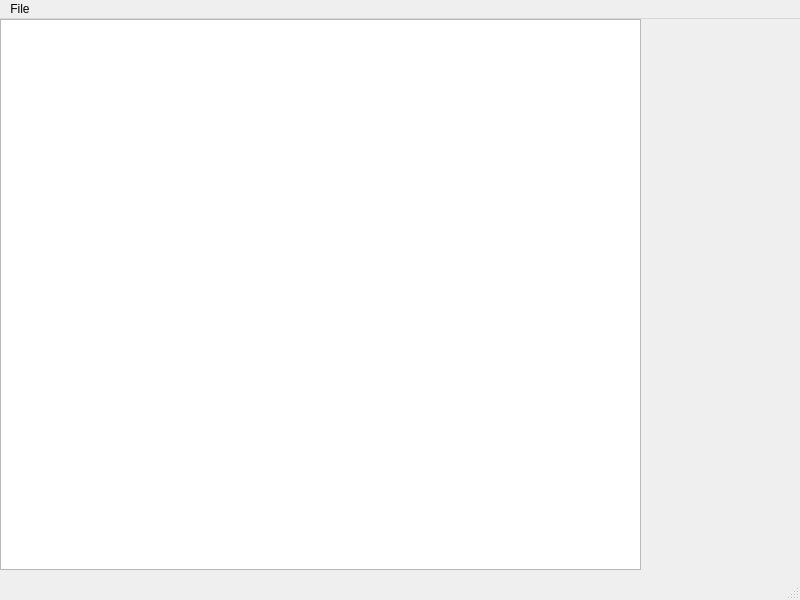
<?xml version="1.0" encoding="UTF-8"?>
<ui version="4.0">
 <class>MainWindow</class>
 <widget class="QMainWindow" name="MainWindow">
  <property name="geometry">
   <rect>
    <x>0</x>
    <y>0</y>
    <width>800</width>
    <height>600</height>
   </rect>
  </property>
  <property name="windowTitle">
   <string>MainWindow</string>
  </property>
  <widget class="QWidget" name="centralwidget">
   <widget class="QTextEdit" name="textEdit">
    <property name="geometry">
     <rect>
      <x>0</x>
      <y>0</y>
      <width>641</width>
      <height>551</height>
     </rect>
    </property>
   </widget>
  </widget>
  <widget class="QMenuBar" name="menubar">
   <property name="geometry">
    <rect>
     <x>0</x>
     <y>0</y>
     <width>800</width>
     <height>22</height>
    </rect>
   </property>
   <widget class="QMenu" name="menuFile">
    <property name="title">
     <string>File</string>
    </property>
    <addaction name="actionOpen"/>
    <addaction name="actionSave"/>
   </widget>
   <addaction name="menuFile"/>
  </widget>
  <widget class="QStatusBar" name="statusbar"/>
  <action name="actionOpen">
   <property name="text">
    <string>Open</string>
   </property>
   <property name="shortcut">
    <string>Ctrl+O</string>
   </property>
  </action>
  <action name="actionSave">
   <property name="text">
    <string>Save</string>
   </property>
   <property name="shortcut">
    <string>Ctrl+S</string>
   </property>
  </action>
 </widget>
 <resources/>
 <connections/>
</ui>
